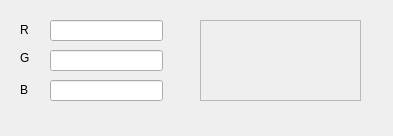
<?xml version="1.0" encoding="UTF-8"?>
<ui version="4.0">
 <class>MainWindow</class>
 <widget class="QMainWindow" name="MainWindow">
  <property name="geometry">
   <rect>
    <x>0</x>
    <y>0</y>
    <width>393</width>
    <height>136</height>
   </rect>
  </property>
  <property name="windowTitle">
   <string>MainWindow</string>
  </property>
  <widget class="QWidget" name="centralwidget">
   <widget class="QLineEdit" name="redText">
    <property name="geometry">
     <rect>
      <x>50</x>
      <y>20</y>
      <width>113</width>
      <height>21</height>
     </rect>
    </property>
   </widget>
   <widget class="QLineEdit" name="greenText">
    <property name="geometry">
     <rect>
      <x>50</x>
      <y>50</y>
      <width>113</width>
      <height>21</height>
     </rect>
    </property>
   </widget>
   <widget class="QLineEdit" name="blueText">
    <property name="geometry">
     <rect>
      <x>50</x>
      <y>80</y>
      <width>113</width>
      <height>21</height>
     </rect>
    </property>
   </widget>
   <widget class="QFrame" name="frame">
    <property name="geometry">
     <rect>
      <x>200</x>
      <y>20</y>
      <width>161</width>
      <height>81</height>
     </rect>
    </property>
    <property name="frameShape">
     <enum>QFrame::Shape::StyledPanel</enum>
    </property>
    <property name="frameShadow">
     <enum>QFrame::Shadow::Raised</enum>
    </property>
   </widget>
   <widget class="QLabel" name="label">
    <property name="geometry">
     <rect>
      <x>20</x>
      <y>20</y>
      <width>21</width>
      <height>20</height>
     </rect>
    </property>
    <property name="text">
     <string>R</string>
    </property>
   </widget>
   <widget class="QLabel" name="label_2">
    <property name="geometry">
     <rect>
      <x>20</x>
      <y>50</y>
      <width>21</width>
      <height>16</height>
     </rect>
    </property>
    <property name="text">
     <string>G</string>
    </property>
   </widget>
   <widget class="QLabel" name="label_3">
    <property name="geometry">
     <rect>
      <x>20</x>
      <y>80</y>
      <width>21</width>
      <height>20</height>
     </rect>
    </property>
    <property name="text">
     <string>B</string>
    </property>
   </widget>
  </widget>
 </widget>
 <resources/>
 <connections/>
</ui>
